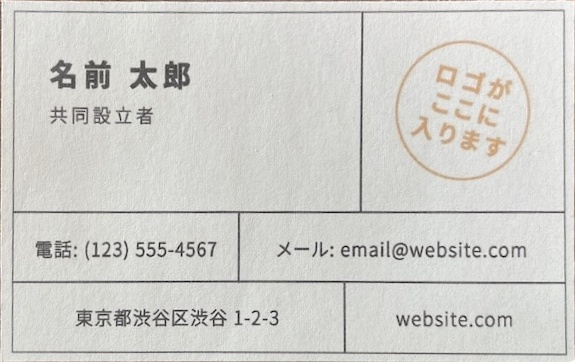
#> input picture server/card_detection/images/cards/card.jpg, 575 x 362 px
$ python card_generator.py
#> lines starting #> are read from the running program, lines starting #| are printed output that depends on the picture; after the words box and inside, x2 and y2 are one past the last pixel; in counts of white or black regions, pixels touching at a corner belong together
import cv2

for i in range(100):
    img = cv2.imread("images/cards/card.jpg")
#> img is the input picture: shape (362, 575, 3); mean B, G, R 204, 208.2, 208.7
    font = cv2.FONT_HERSHEY_SIMPLEX
    cv2.putText(img, str(i), (200, 80), font,
                1, (0, 0, 0), 2, cv2.LINE_AA)
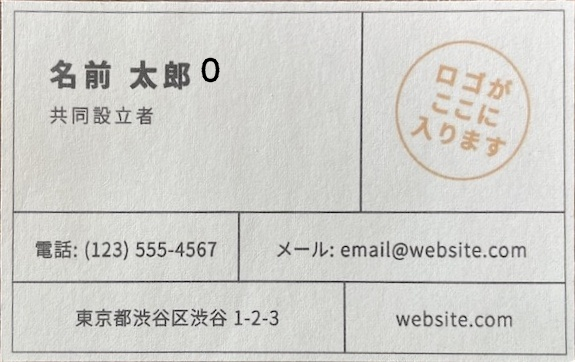
#> img: shape (362, 575, 3); 0.13% of pixels changed, all inside (x1, y1, x2, y2) = (201, 57, 220, 83)
    cv2.imwrite(f"images/cards/card{i}.jpg", img)
